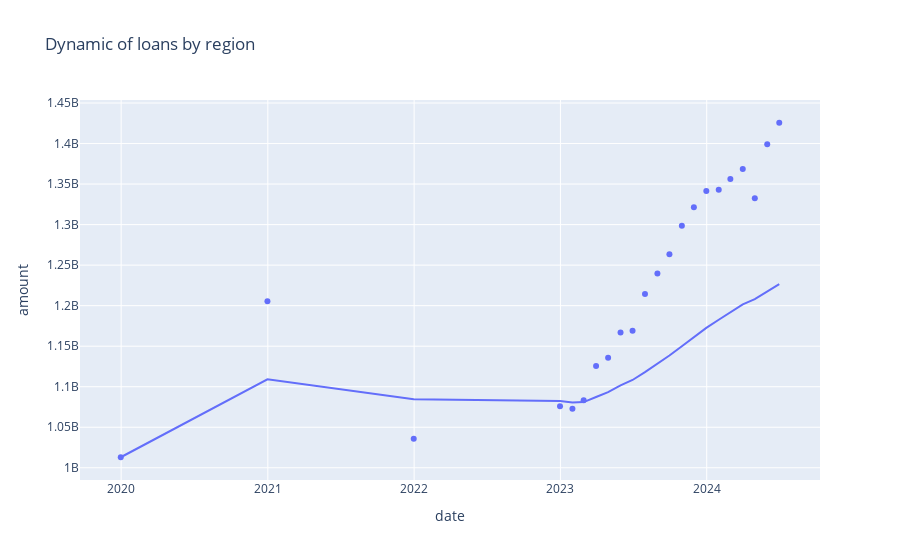

Notebook source saved alongside this figure:
### Code cell
df_filter = df_d_long[df_d_long["Մարզ"] == "01․Երևան "]


px.scatter(df_filter, x="date", y="amount",
        title="Dynamic of loans by region",
        trendline="expanding"
        )
